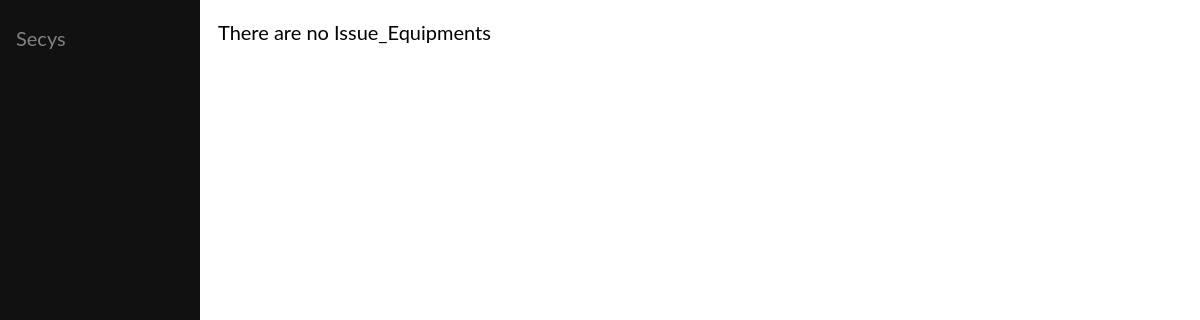
Before: /sportapp/superindent/ with the older database file.
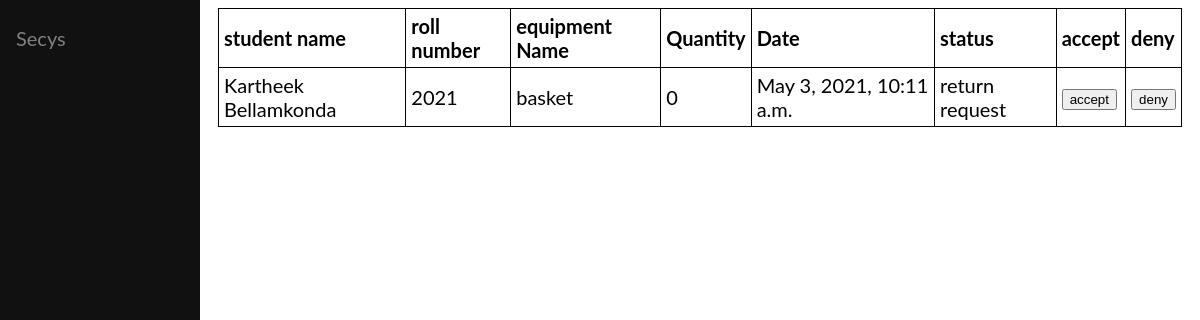
After: the same page with the newer database file.
### sportapp/models.py (models this page shows)
class issue(models.Model):
    equipment_name= models.ForeignKey('equipment',on_delete=models.CASCADE, null=True)
    roll= models.CharField(max_length=30)
    name=  models.CharField(max_length=50)
    quantity= models.PositiveIntegerField(null=True)
    date= models.DateTimeField(auto_now=True)
    is_return= models.BooleanField(default=False)
    is_pending= models.BooleanField(default=True)
    req=models.BooleanField(default=False)
    class Meta:
        ordering = ['date']

class equipment(models.Model):
    id = models.UUIDField(primary_key=True, default=uuid.uuid4, help_text='Unique ID for this particular equipment')
    name = models.CharField(max_length=30)
    total_quantity= models.IntegerField(null=True)
    available_quantity=models.IntegerField(null=True)
    sport= models.ForeignKey('clubs', on_delete=models.CASCADE)
    specification=models.TextField(null=True)
    def __str__(self):
        return self.name

### sportapp/views.py (the view)
# urls.py: path('superindent/', views.superindent, name='superindent'),
def superindent(request):
    iss=issue.objects.filter(is_pending=True)
    print(iss)
    context={'iss':iss}
    return render(request,'sportapp/superindent.html',context)

### sportapp/templates/sportapp/superindent.html (shortened to what this page needs)
<!DOCTYPE html>
<html>
<head>
<link rel="stylesheet" href="https://cdnjs.cloudflare.com/ajax/libs/font-awesome/4.7.0/css/font-awesome.min.css">
</head>
<body>
<div class="sidenav">
    <a href="{% url 'clubsList' %}">Secys</a>
</div>
<div class="main">
    {% if iss %}
    <table style="width:100%">
        <tr>
          <th>student name</th>
          <th>roll number</th>
            <th>equipment Name</th>
            <th>Quantity</th>
            <th>Date</th>
            <th>status</th>
            <th>accept</th>
            <th>deny</th>
          </tr>
      {% for obj in iss %}
      <tr>
        <tr>
        <td>{{obj.name}}</td>
        <td>{{obj.roll}}</td>
        <td>{{obj.equipment_name}}</td>
        <td>{{obj.quantity}}</td>
        <td>{{obj.date}}</td>
        {% if obj.is_return%}
        <td>return request</td>
        {%else%}
        <td>issue request</td>
        {% endif %}
        <td><a href="{% url 'accept' obj.pk %}"><button>accept</button></td>
        <td><a href="{% url 'deny' obj.pk %}"><button>deny</button></td>
      </tr>
    {% endfor %}
</table>
  {% else %}
    <p>There are no Issue_Equipments </p>
  {% endif %}
</div>
</body>
</html>

Changed rows visible on the page:
added issue: name "Kartheek Bellamkonda", roll "2021", equipment_name "basket", quantity "0", date "May 3, 2021, 10:11 a.m.", is_return "return request"
Other visible differences:
text no longer shown: "There are no Issue_Equipments"
text now shown: "student name roll number equipment Name Quantity Date status accept deny"
